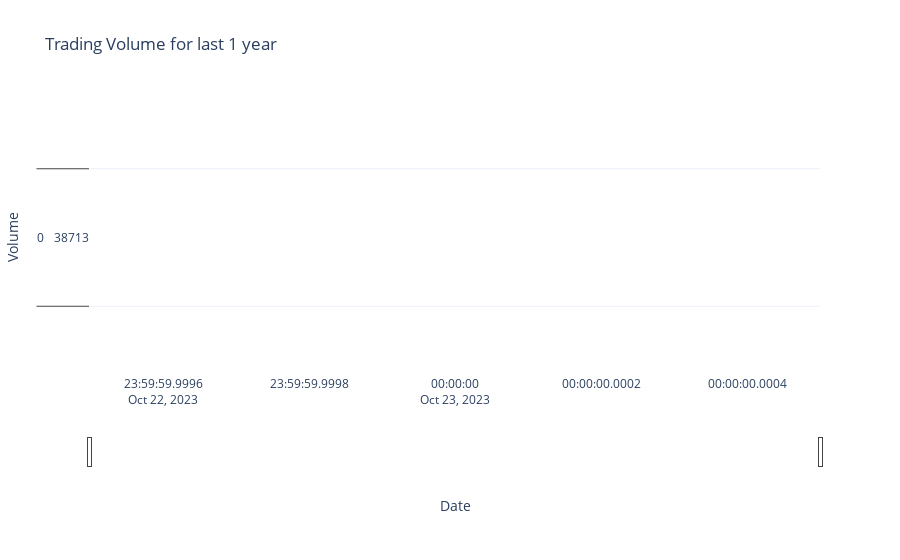

Notebook cell for this chart:
### Code cell
fig.show()

### Figure 1 — Plotly figure (JSON) as saved in the notebook; plotly's stock layout.template omitted (floating-point values rounded to 4 significant figures; data arrays with more than 128 entries replaced by an {"elided": "..."} marker saying what was removed)
{"data": [{"marker": {"color": "purple"}, "type": "bar", "x": {"elided": "1460 str values"}, "y": {"elided": "1460x1 int values"}}], "layout": {"title": {"text": "Trading Volume for last 1 year"}, "xaxis": {"rangeslider": {"visible": true}, "title": {"text": "Date"}}, "yaxis": {"title": {"text": "Volume"}}}}
